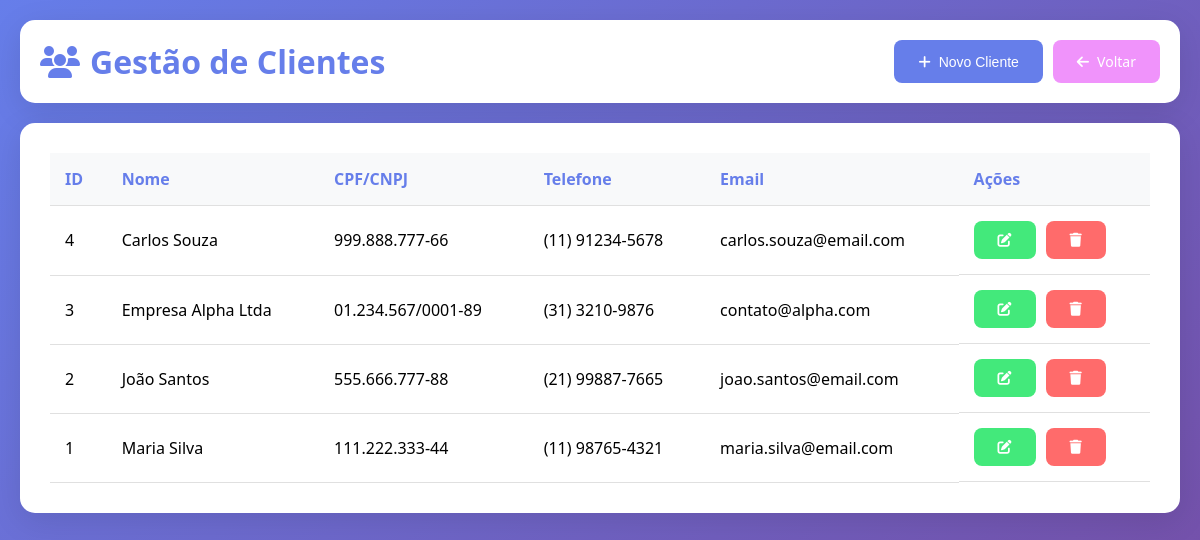
Page /somativa2/php/clientes.php on the committed database.
### tables this page shows
CREATE TABLE `cliente` (
  `id_cliente` int NOT NULL AUTO_INCREMENT,
  `nome` varchar(100) NOT NULL,
  `cpf_cnpj` varchar(18) DEFAULT NULL,
  `telefone` varchar(15) DEFAULT NULL,
  `email` varchar(100) DEFAULT NULL,
  PRIMARY KEY (`id_cliente`),
  UNIQUE KEY `cpf_cnpj` (`cpf_cnpj`)
);

### somativa2/php/clientes.php (the view, shortened to what this page needs)
<?php
require_once 'config.php';
$clientes = $pdo->query("SELECT * FROM Cliente ORDER BY nome")->fetchAll();
?>
<!DOCTYPE html>
<html lang="pt-BR">
<head>
    <link href="https://cdnjs.cloudflare.com/ajax/libs/font-awesome/6.4.0/css/all.min.css" rel="stylesheet">
</head>
<body>
    <div class="container">
        <div class="header">
            <h1><i class="fas fa-users"></i> Gestão de Clientes</h1>
            <div style="display: flex; gap: 10px;">
                <button onclick="openModal()" class="btn btn-primary">
                    <i class="fas fa-plus"></i> Novo Cliente
                </button>
                <a href="index.php" class="btn btn-back">
                    <i class="fas fa-arrow-left"></i> Voltar
                </a>
            </div>
        </div>
        <div class="card">
            <table>
                <thead>
                    <tr>
                        <th>ID</th>
                        <th>Nome</th>
                        <th>CPF/CNPJ</th>
                        <th>Telefone</th>
                        <th>Email</th>
                        <th>Ações</th>
                    </tr>
                </thead>
                <tbody>
                    <?php foreach ($clientes as $cliente): ?>
                    <tr>
                        <td><?php echo $cliente['id_cliente']; ?></td>
                        <td><?php echo htmlspecialchars($cliente['nome']); ?></td>
                        <td><?php echo htmlspecialchars($cliente['cpf_cnpj']); ?></td>
                        <td><?php echo htmlspecialchars($cliente['telefone']); ?></td>
                        <td><?php echo htmlspecialchars($cliente['email']); ?></td>
                        <td class="actions">
                            <button onclick='editCliente(<?php echo json_encode($cliente); ?>)' class="btn btn-success">
                                <i class="fas fa-edit"></i>
                            </button>
                            <form method="POST" style="display: inline;" onsubmit="return confirm('Deseja excluir este cliente?')">
                                <button type="submit" class="btn btn-danger">
                                    <i class="fas fa-trash"></i>
                                </button>
                            </form>
                        </td>
                    </tr>
                    <?php endforeach; ?>
                </tbody>
            </table>
        </div>
    </div>
</body>
</html>

### somativa2/php/clientes.php (style rules this page uses)
* { margin: 0; padding: 0; box-sizing: border-box; }
body { font-family: 'Segoe UI', Tahoma, Geneva, Verdana, sans-serif; background: linear-gradient(135deg, #667eea 0%, #764ba2 100%); min-height: 100vh; padding: 20px; }
.container { max-width: 1200px; margin: 0 auto; }
.header { background: white; padding: 20px; border-radius: 15px; margin-bottom: 20px; display: flex; justify-content: space-between; align-items: center; box-shadow: 0 8px 32px rgba(0, 0, 0, 0.1); }
h1 { color: #667eea; display: flex; align-items: center; gap: 10px; }
.btn { padding: 12px 24px; border: none; border-radius: 8px; cursor: pointer; font-size: 14px; transition: all 0.3s; text-decoration: none; display: inline-flex; align-items: center; gap: 8px; }
.btn-primary { background: #667eea; color: white; }
.btn-success { background: #43e97b; color: white; }
.btn-danger { background: #ff6b6b; color: white; }
.btn-back { background: #f093fb; color: white; }
.card { background: white; padding: 30px; border-radius: 15px; box-shadow: 0 8px 32px rgba(0, 0, 0, 0.1); margin-bottom: 20px; }
table { width: 100%; border-collapse: collapse; }
th, td { padding: 15px; text-align: left; border-bottom: 1px solid #e0e0e0; }
th { background: #f8f9fa; color: #667eea; font-weight: 600; }
.actions { display: flex; gap: 10px; }

### rows in the picture
cliente: id_cliente "4", nome "Carlos Souza", cpf_cnpj "999.888.777-66", telefone "(11) 91234-5678", email "carlos.souza@email.com"
cliente: id_cliente "3", nome "Empresa Alpha Ltda", cpf_cnpj "01.234.567/0001-89", telefone "(31) 3210-9876", email "contato@alpha.com"
cliente: id_cliente "2", nome "João Santos", cpf_cnpj "555.666.777-88", telefone "(21) 99887-7665", email "joao.santos@email.com"
cliente: id_cliente "1", nome "Maria Silva", cpf_cnpj "111.222.333-44", telefone "(11) 98765-4321", email "maria.silva@email.com"
